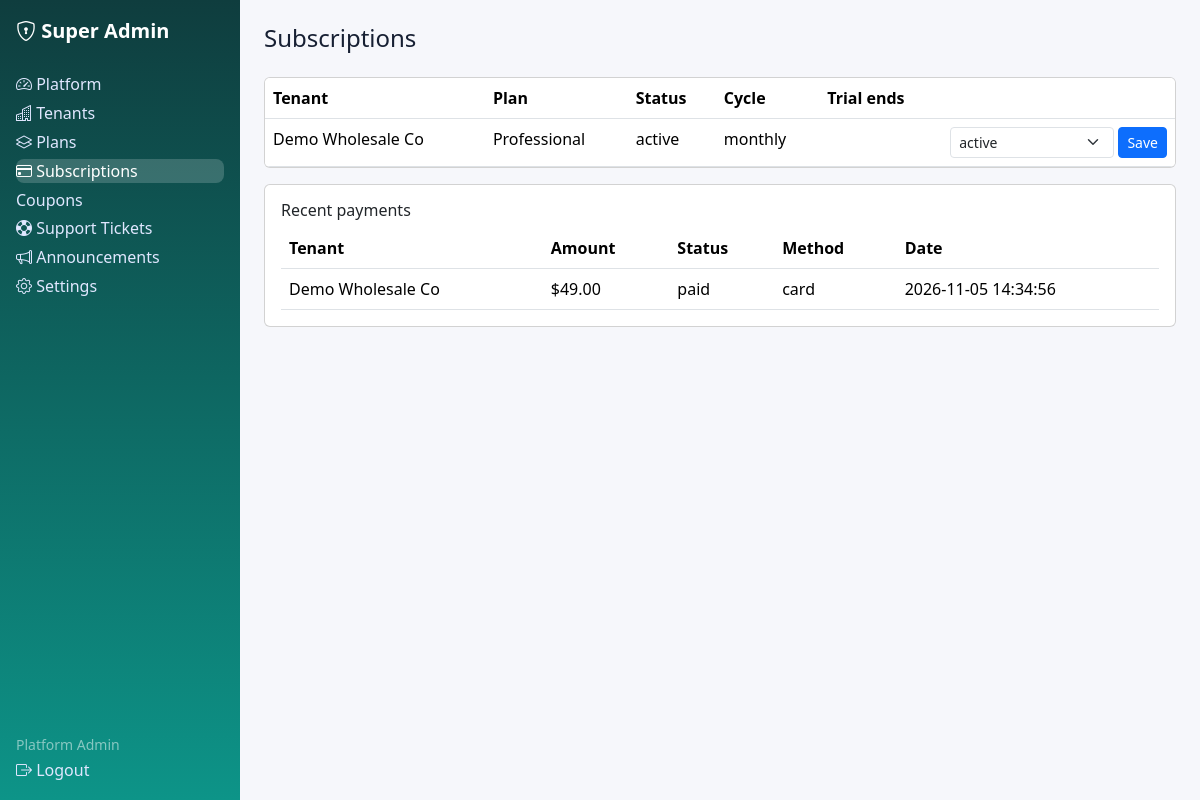
/super-admin/subscriptions.php (signed in), run on the app's committed database.
### tables this page shows
CREATE TABLE subscriptions (id INT UNSIGNED AUTO_INCREMENT PRIMARY KEY, tenant_id INT UNSIGNED NOT NULL, plan_id INT UNSIGNED NOT NULL, status ENUM('trial','active','past_due','cancelled','expired') NOT NULL DEFAULT 'trial', billing_cycle ENUM('monthly','yearly') NOT NULL DEFAULT 'monthly', starts_at DATETIME NULL, ends_at DATETIME NULL, trial_ends_at DATETIME NULL, created_at DATETIME NOT NULL DEFAULT CURRENT_TIMESTAMP, INDEX idx_sub_tenant(tenant_id), CONSTRAINT fk_sub_tenant FOREIGN KEY(tenant_id) REFERENCES tenants(id) ON DELETE CASCADE, CONSTRAINT fk_sub_plan FOREIGN KEY(plan_id) REFERENCES plans(id));

CREATE TABLE tenants (id INT UNSIGNED AUTO_INCREMENT PRIMARY KEY, name VARCHAR(150) NOT NULL, slug VARCHAR(160) NOT NULL UNIQUE, status ENUM('active','suspended') NOT NULL DEFAULT 'active', created_at DATETIME NOT NULL DEFAULT CURRENT_TIMESTAMP, INDEX idx_tenants_status(status));

CREATE TABLE plans (id INT UNSIGNED AUTO_INCREMENT PRIMARY KEY, name VARCHAR(80) NOT NULL, slug VARCHAR(80) NOT NULL UNIQUE, price_monthly DECIMAL(10,2) NOT NULL DEFAULT 0, price_yearly DECIMAL(10,2) NOT NULL DEFAULT 0, max_products INT NOT NULL DEFAULT 50, max_warehouses INT NOT NULL DEFAULT 1, max_users INT NOT NULL DEFAULT 3, is_active TINYINT(1) NOT NULL DEFAULT 1, created_at DATETIME NOT NULL DEFAULT CURRENT_TIMESTAMP);

CREATE TABLE payments (id INT UNSIGNED AUTO_INCREMENT PRIMARY KEY, tenant_id INT UNSIGNED NOT NULL, subscription_id INT UNSIGNED NULL, amount DECIMAL(12,2) NOT NULL DEFAULT 0, status ENUM('paid','pending','failed','refunded') NOT NULL DEFAULT 'paid', method VARCHAR(40) NULL, paid_at DATETIME NULL, created_at DATETIME NOT NULL DEFAULT CURRENT_TIMESTAMP, INDEX idx_pay_tenant(tenant_id), CONSTRAINT fk_pay_tenant FOREIGN KEY(tenant_id) REFERENCES tenants(id) ON DELETE CASCADE, CONSTRAINT fk_pay_sub FOREIGN KEY(subscription_id) REFERENCES subscriptions(id) ON DELETE SET NULL);

### includes/functions.php (called while the page is built, shortened)
<?php
function e(?string $v): string { return htmlspecialchars($v ?? '', ENT_QUOTES, 'UTF-8'); }
function money($n): string { return '$' . number_format((float)$n, 2); }

### super-admin/subscriptions.php (the view, shortened to what this page needs)
<?php require_once __DIR__ . '/../includes/auth.php'; $user=require_role(['super_admin'], '../auth/login.php'); $pdo=db(); $base='../';
$rows=$pdo->query('SELECT s.*,t.name tenant_name,p.name plan_name FROM subscriptions s JOIN tenants t ON t.id=s.tenant_id JOIN plans p ON p.id=s.plan_id ORDER BY s.id DESC')->fetchAll();
$payments=$pdo->query('SELECT pay.*,t.name tenant_name FROM payments pay JOIN tenants t ON t.id=pay.tenant_id ORDER BY pay.id DESC LIMIT 20')->fetchAll();
include __DIR__ . '/header.php'; ?>
<div class="card p-0 overflow-auto mb-3"><table class="table mb-0"><tr><th>Tenant</th><th>Plan</th><th>Status</th><th>Cycle</th><th>Trial ends</th><th></th></tr>
<?php foreach($rows as $r): ?><tr><td><?= e($r['tenant_name']) ?></td><td><?= e($r['plan_name']) ?></td><td><?= e($r['status']) ?></td><td><?= e($r['billing_cycle']) ?></td><td><?= e($r['trial_ends_at']??'') ?></td>
<td><form method="post" class="d-flex gap-1"><?= csrf_field() ?><input type="hidden" name="id" value="<?= $r['id'] ?>"><select class="form-select form-select-sm" name="status"><?php foreach(['trial','active','past_due','cancelled','expired'] as $st): ?><option <?= $r['status']===$st?'selected':'' ?>><?= $st ?></option><?php endforeach; ?></select><button class="btn btn-sm btn-primary">Save</button></form></td></tr><?php endforeach; ?></table></div>
<div class="card p-3"><h6>Recent payments</h6><table class="table mb-0"><tr><th>Tenant</th><th>Amount</th><th>Status</th><th>Method</th><th>Date</th></tr><?php foreach($payments as $p): ?><tr><td><?= e($p['tenant_name']) ?></td><td><?= money($p['amount']) ?></td><td><?= e($p['status']) ?></td><td><?= e($p['method']??'') ?></td><td><?= e($p['created_at']) ?></td></tr><?php endforeach; ?></table></div>
<?php include __DIR__ . '/footer.php'; ?>

### assets/css/style.css (style rules this page uses)
:root { --brand:#0d9488;--bg:#f6f7fb;--card:#fff;--text:#172033 }
body { background:var(--bg);color:var(--text);font-family:system-ui,-apple-system,"Segoe UI",Roboto,sans-serif }

### data on the page
subscriptions: tenant.name "Demo Wholesale Co", plan.name "Professional", status "active", billing_cycle "monthly"
payments: tenant.name "Demo Wholesale Co", amount "$49.00", status "paid", method "card", created_at "2026-11-05 14:34:56"

### other printed values
$l "Platform"
$l "Tenants"
$l "Plans"
$l "Subscriptions"
$l "Coupons"
$l "Support Tickets"
$l "Announcements"
$l "Settings"
current_user()['name'] "Platform Admin"
$pageTitle "Subscriptions"
